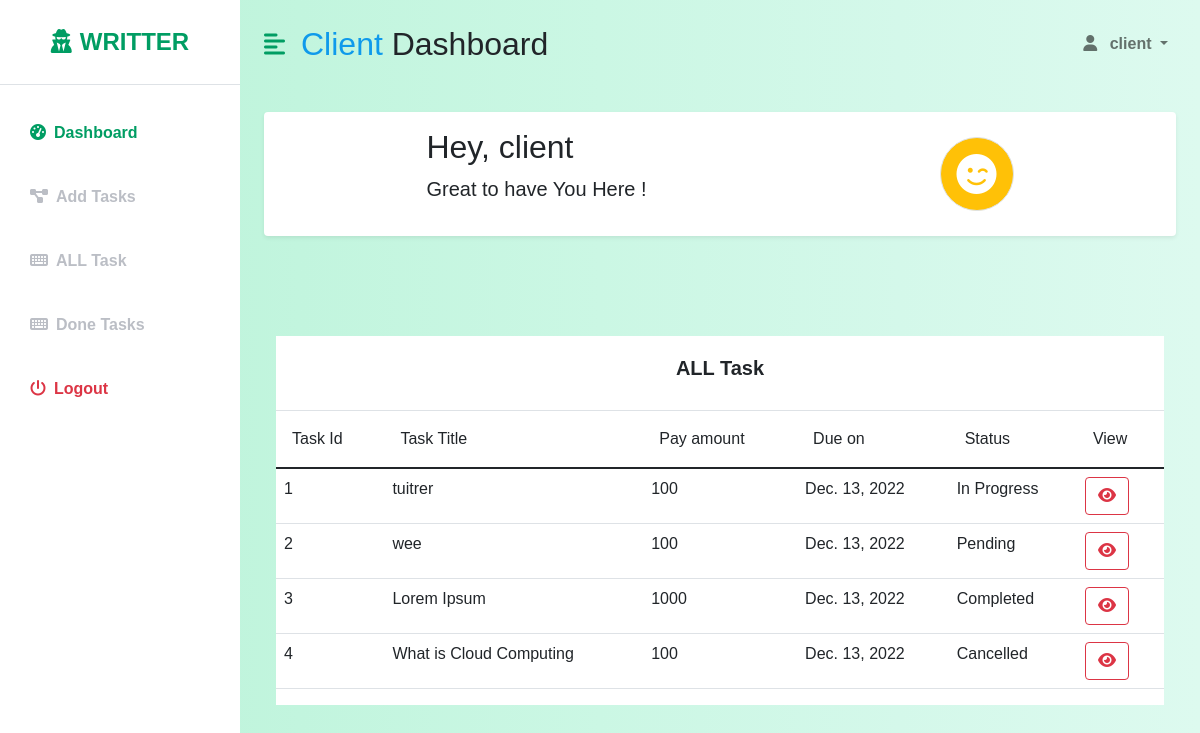
/app/admin/alltasks/ (signed in), run on the app's committed database.
### app/models.py (models this page shows, shortened)
class User(AbstractUser):
    is_admin = models.BooleanField('Is admin',default=False)
    is_client = models.BooleanField('Is Client',default=False)
    is_writter = models.BooleanField('Is Writter',default=False)

class Task(models.Model):
    id = models.AutoField(primary_key=True)
    title = models.CharField(max_length=100,default='',null=True,blank=True)
    description = models.TextField(default='',null=True,blank=True)
    file = models.FileField(upload_to='files/',default='',null=True)
    client_amount = models.IntegerField(default=0,null=True,blank=True)
    admin_amount = models.IntegerField(default=0,   null=True,blank=True)
    due_date = models.DateField(default='',null=True,blank=True)
    status = models.CharField(max_length=100,default='',null=True,blank=True)

### app/views.py (the view)
# urls.py: path('admin/alltasks/', views.all_task, name='alltasks'),
def all_task(request):
    tasks = Task.objects.all()
    context = {
        'tasks': tasks
    }
    if request.user.is_admin:
        return render(request,'admin/alltasks.html',context)
    elif request.user.is_client:
        return render(request,'Client/alltasks.html',context)
    elif request.user.is_writter:
        return render(request,'writter/alltasks.html',context)
    return redirect('login_view')

### templates/Client/alltasks.html (shortened to what this page needs)
{% load static %}
<!DOCTYPE html>
<html lang="en">
  <head>
    <link
      rel="stylesheet"
      href="https://cdnjs.cloudflare.com/ajax/libs/font-awesome/6.1.2/css/all.min.css"
    />
    <link
      href="https://cdn.jsdelivr.net/npm/bootstrap@5.0.2/dist/css/bootstrap.min.css"
      rel="stylesheet"
    />
     <link
     rel="stylesheet"
     type="text/css"
     href="{% static 'dashboard.css' %}"
   />
  </head>
  <body>
    <div class="d-flex" id="wrapper">
        <div class="bg-white" id="sidebar-wrapper">
            <div class="sidebar-heading text-center py-4 primary-text fs-4 fw-bold text-uppercase border-bottom"><i
                    class="fas fa-user-secret me-2"></i>Writter</div>
            <div class="list-group list-group-flush my-3">
                <a href="{% url 'client' %}" class="list-group-item list-group-item-action bg-transparent second-text active"><i
                        class="fas fa-tachometer-alt me-2"></i>Dashboard</a>
                <a href="{% url 'addtasks' %}" class="list-group-item list-group-item-action bg-transparent second-text fw-bold"><i
                        class="fas fa-project-diagram me-2"></i>Add Tasks</a>
                <a href="{% url 'all_task'%}" class="list-group-item list-group-item-action bg-transparent second-text fw-bold">
                    <i class="fa-solid fa-keyboard me-2"></i>ALL Task</a>
                    <a href="{% url 'done'%}" class="list-group-item list-group-item-action bg-transparent second-text fw-bold">
                        <i class="fa-solid fa-keyboard me-2"></i>Done Tasks</a>
                <a href="#" class="list-group-item list-group-item-action bg-transparent text-danger fw-bold"><i
                        class="fas fa-power-off me-2"></i>Logout</a>
            </div>
        </div>
        <div id="page-content-wrapper">
            <nav class="navbar navbar-expand-lg navbar-light bg-transparent py-4 px-4">
                <div class="d-flex align-items-center">
                    <i class="fas fa-align-left primary-text fs-4 me-3" id="menu-toggle"></i>
                    <h2 class="fs-2 m-0"><span class="client">Client</span> Dashboard</h2>
                </div>
                <div class="collapse navbar-collapse" id="navbarSupportedContent">
                    <ul class="navbar-nav ms-auto mb-2 mb-lg-0">
                        <li class="nav-item dropdown">
                            <a class="nav-link dropdown-toggle second-text fw-bold" href="#" id="navbarDropdown"
                                role="button" data-bs-toggle="dropdown" aria-expanded="false">
                                <i class="fas fa-user me-2"></i> {{user.username}}
                            </a>
                        </li>
                    </ul>
                </div>
            </nav>
            <div class="container-fluid px-4">
                <div class="row g-3 my-2">
                    <div class="col-md-12">
                        <div class="p-3 bg-white shadow-sm d-flex justify-content-around align-items-center rounded">
                            <div>
                                <h3 class="fs-2">Hey, {{user.username}}</h3>
                                <p class="fs-5">Great to have You Here ! </p>
                            </div>
                            <i class="fa-solid fa-face-smile-wink fs-1 text-white border rounded-full bg-warning p-3"></i>
                        </div>
                    </div>
                </div>
                    <div class="container">
                            <div class="row my-5">
                        <div class="col-12">
                            <div class="card">
                                <div class="card-body text-center">
                                    <h5 class="card-title m-b-0">ALL Task</h5>
                                </div>
                                    <div class="table-responsive">
                                        <table class="table">
                                            <thead class="thead-light">
                                                <tr>
                                                    <th scope="col">Task Id</th>
                                                    <th scope="col">Task Title</th>
                                                    <th scope="col">Pay amount</th>
                                                    <th scope="col">Due on </th>
                                                    <th scope="col">Status</th>
                                                    <th scope="col">View</th>
                                                </tr>
                                            </thead>
                                            <tbody class="customtable">
                                                {% for task in tasks %}
                                                <tr>
                                                    <td>{{task.id}}</td>
                                                    <td>{{task.title}}</td>
                                                    <td>{{task.client_amount}}</td>
                                                    <td>{{task.due_date}}</td>
                                                    <td>{{task.status }}</td>
                                                    <td><button class="btn btn-block btn-outline-danger"><i class="fas fa-eye"></i></button></td>
                                                </tr>
                                                {% endfor %}
                                            </tbody>
                                        </table>
                                    </div>
                            </div>
                        </div>
                    </div>
                       </div>
                </div>
            </div>
        </div>
</body>
</html>

### static/dashboard.css (style rules this page uses)
:root { --main-bg-color: #009d63; --main-text-color: #009d63; --second-text-color: #bbbec5; --second-bg-color: #c1efde; }
.primary-text { color: var(--main-text-color); }
.second-text { color: var(--second-text-color); }
.rounded-full { border-radius: 100%; }
#wrapper { overflow-x: hidden; background-image: linear-gradient( to right, #baf3d7, #c2f5de, #cbf7e4, #d4f8ea, #ddfaef ); }
#sidebar-wrapper { min-height: 100vh; margin-left: -15rem; -webkit-transition: margin 0.25s ease-out; -moz-transition: margin 0.25s ease-out; -o-transition: margin 0.25s ease-out; transition: margin 0.25s ease-out; }
#sidebar-wrapper .sidebar-heading { padding: 0.875rem 1.25rem; font-size: 1.2rem; }
#sidebar-wrapper .list-group { width: 15rem; }
#page-content-wrapper { min-width: 100vw; }
#menu-toggle { cursor: pointer; }
.list-group-item { border: none; padding: 20px 30px; }
.list-group-item.active { background-color: transparent; color: var(--main-text-color); font-weight: bold; border: none; }
@media (min-width: 768px) { #sidebar-wrapper { margin-left: 0; } }
@media (min-width: 768px) { #page-content-wrapper { min-width: 0; width: 100%; } }
.client { color: rgb(15, 154, 235); }
body { font-family: 'Calibri', sans-serif !important }
.container { margin-top:100px; }
.card { position: relative; display: -webkit-box; display: -ms-flexbox; display: flex; -webkit-box-orient: vertical; -webkit-box-direction: normal; -ms-flex-direction: column; flex-direction: column; min-width: 0; word-wrap: break-word; background-color: #fff; background-clip: border-box; border: 0px solid transparent; border-radius: 0px; }
.card-body { -webkit-box-flex: 1; -ms-flex: 1 1 auto; flex: 1 1 auto; padding: 1.25rem; }
.card .card-title { position: relative; font-weight: 600; margin-bottom: 10px; }
.table { width: 100%; max-width: 100%; margin-bottom: 1rem; background-color: transparent; }
* { outline: none; }
.table th, .table thead th { font-weight: 500; }
.table thead th { vertical-align: bottom; border-bottom: 2px solid #dee2e6; }
.table th { padding: 1rem; vertical-align: top; border-top: 1px solid #dee2e6; }
th { text-align: inherit; }

### data on the page
User: username "client"
Task: id "1", title "tuitrer", client_amount "100", due_date "Dec. 13, 2022", status "In Progress"
Task: id "2", title "wee", client_amount "100", due_date "Dec. 13, 2022", status "Pending"
Task: id "3", title "Lorem Ipsum", client_amount "1000", due_date "Dec. 13, 2022", status "Completed"
Task: id "4", title "What is Cloud Computing", client_amount "100", due_date "Dec. 13, 2022", status "Cancelled"
